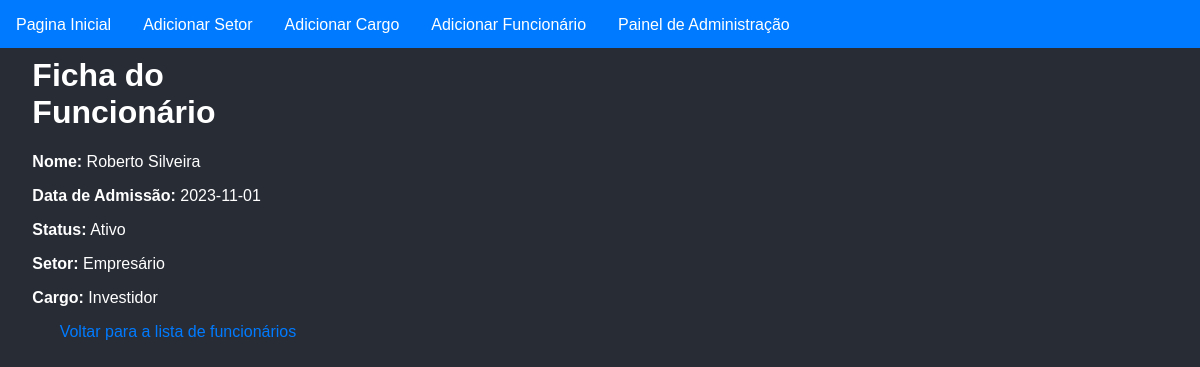
Page /ficha_funcionario/1 on the committed database.
### app.py (models this page shows)
class Funcionario(db.Model):
    id = db.Column(db.Integer, primary_key=True)
    primeiro_nome = db.Column(db.String(50), nullable=False)
    sobrenome = db.Column(db.String(50), nullable=False)
    data_admissao = db.Column(db.Date, nullable=False)
    status_funcionario = db.Column(db.Boolean, nullable=False)
    id_setor = db.Column(db.Integer, db.ForeignKey("setor.id"), nullable=False)
    id_cargos = db.Column(db.Integer, db.ForeignKey("cargos.id"))
    cargo = db.relationship("Cargos", backref="funcionario")

class Setor(db.Model):
    id = db.Column(db.Integer, primary_key=True)
    nome = db.Column(db.String(50), nullable=False)
    funcionarios = db.relationship("Funcionario", backref="setor")
    cargos = db.relationship("Cargos", backref="setor")

class Cargos(db.Model):
    id = db.Column(db.Integer, primary_key=True)
    nome = db.Column(db.String(50), nullable=False)
    id_setor = db.Column(db.Integer, db.ForeignKey("setor.id"), nullable=False)

### app.py (the view)
@app.route("/ficha_funcionario/<int:funcionario_id>")
def ficha_funcionario(funcionario_id):
    with app.app_context():
        funcionario = Funcionario.query.get(funcionario_id)
        if not funcionario:
            return render_template("ficha_nao_encontrada.html")
        return render_template("ficha_funcionario.html", funcionario=funcionario)

### templates/ficha_funcionario.html (shortened to what this page needs)
<!DOCTYPE html>
<html lang="en">
  <head>
    <link
      rel="stylesheet"
      href="{{ url_for('static', filename='style.css') }}"
    />
  </head>
  <body>
    {% include 'navbar.html' %}
    <div class="card-container"><br><br>
      <h1>Ficha do Funcionário</h1>
      <p>
        <strong>Nome:</strong> {{ funcionario.primeiro_nome }} {{
        funcionario.sobrenome }}
      </p>
      <p>
        <strong>Data de Admissão:</strong> {{
        funcionario.data_admissao.strftime('%Y-%m-%d') }}
      </p>
      <p>
        <strong>Status:</strong> {{ "Ativo" if funcionario.status_funcionario
        else "Inativo" }}
      </p>
      <p><strong>Setor:</strong> {{ funcionario.setor.nome }}</p>
      {% if funcionario.cargo %}
      <p><strong>Cargo:</strong> {{ funcionario.cargo.nome }}</p>
      {% endif %}
      <a href="{{ url_for('index') }}" class="voltar-link"
        >Voltar para a lista de funcionários</a
      >
    </div>
  </body>
</html>

### static/style.css (style rules this page uses)
body { font-family: Arial, sans-serif; margin: 0; background-color: #282c35; color: #fff; }
.card-container { display: table-cell; vertical-align: middle; padding-left: 10%; }
a { display: block; text-align: center; margin-top: 2px; color: #007BFF; text-decoration: none; }

### rows in the picture
Funcionario: primeiro_nome "Roberto", sobrenome "Silveira", data_admissao "2023-11-01", status_funcionario "Ativo"
Setor: setor.nome "Empresário"
Cargos: cargo.nome "Investidor"
